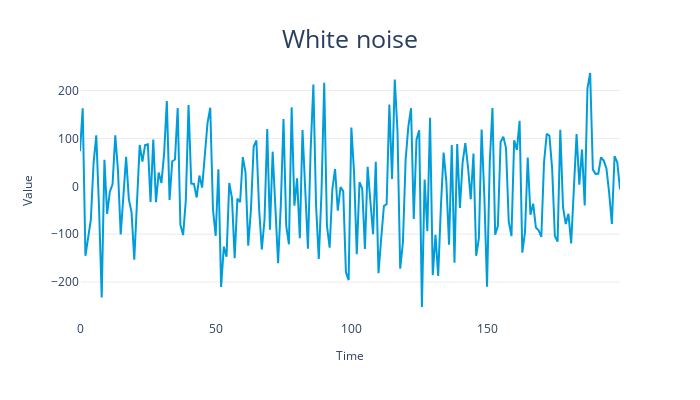

Notebook code cell kept with this figure:
### Markdown cell above
#### Generating synthetic time series

We can experiment with different tools and techniques using synthetic time series.

<u>White and red noise</u>:
An extreme case of a stochastic process that generates a time series is a <b>white noise</b> process. It has a sequence of random numbers with zero mean and constant variance.

### Code cell
# Generate the time axis with sequential numbers up to 200
time = np.arange(200)

# Sample 200 random values
values = np.random.randn(200) * 100
plot_time_series(time, values, "White noise")

### Figure 1 — Plotly figure (JSON) as saved in the notebook; plotly's stock layout.template omitted (floating-point values rounded to 4 significant figures; data arrays with more than 128 entries replaced by an {"elided": "..."} marker saying what was removed)
{"data": [{"hovertemplate": "Time=%{x}<br>Value=%{y}<extra></extra>", "legendgroup": "", "line": {"color": "#009ddb", "dash": "solid"}, "marker": {"symbol": "circle"}, "mode": "lines", "name": "", "orientation": "v", "showlegend": false, "type": "scatter", "x": {"elided": "200 int values"}, "xaxis": "x", "y": {"elided": "200 float values"}, "yaxis": "y"}], "layout": {"autosize": false, "height": 400, "legend": {"tracegroupgap": 0}, "margin": {"t": 60}, "plot_bgcolor": "white", "title": {"font": {"size": 25}, "text": "White noise", "x": 0.5, "xanchor": "center", "yanchor": "top"}, "width": 700, "xaxis": {"anchor": "y", "domain": [0, 1], "title": {"font": {"size": 12}, "text": "Time"}}, "yaxis": {"anchor": "x", "domain": [0, 1], "gridcolor": "#d6d6d6", "gridwidth": 0.5, "showgrid": true, "title": {"font": {"size": 12}, "text": "Value"}}}}
